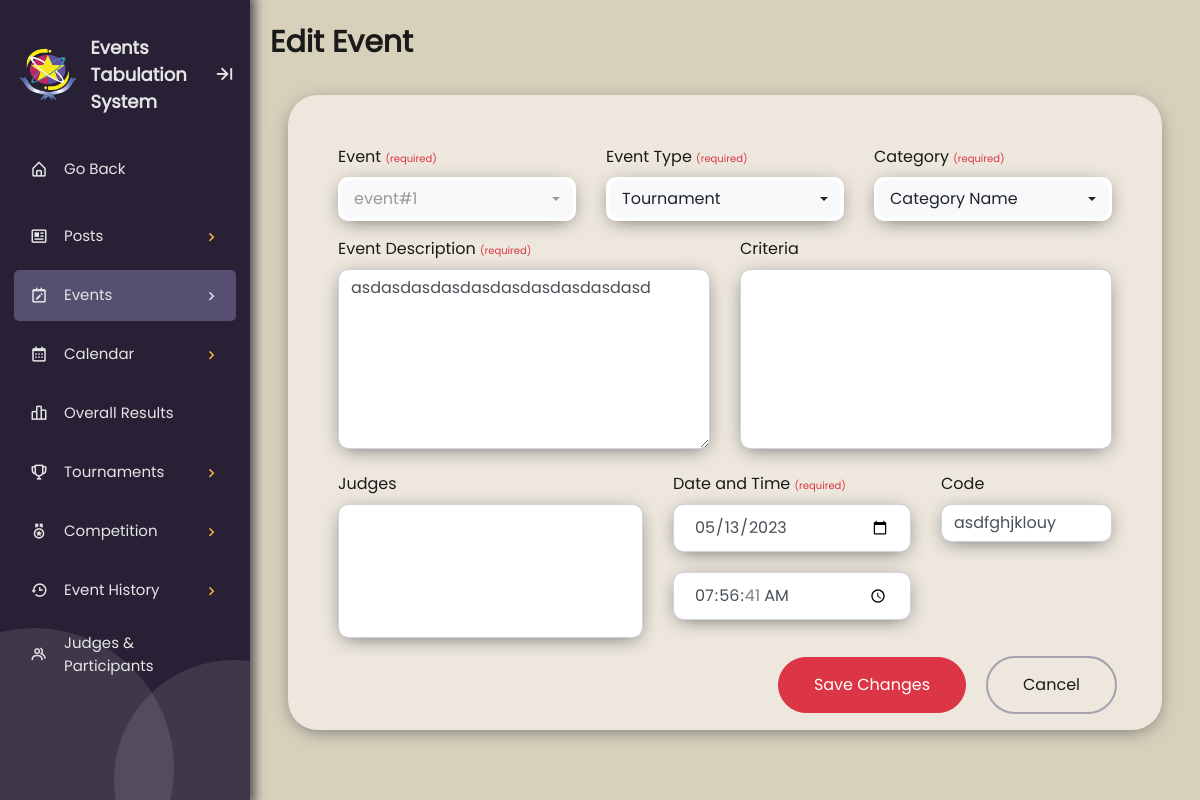
Page /EVE-admin-edit-event.php?eec=asdfghjklouy (signed in) on the committed database.
### tables this page shows
CREATE TABLE `listofeventtb` (
  `event_id` int(11) NOT NULL,
  `event_name` varchar(30) NOT NULL,
  `event_type` varchar(30) NOT NULL,
  `category_name` varchar(30) NOT NULL,
  `event_description` text NOT NULL,
  `event_code` varchar(12) NOT NULL,
  `event_date` date NOT NULL,
  `event_time` time NOT NULL
);

### php/EVE-admin-edit-event.php (called while the page is built, shortened)
<?php
    $dbname=mysqli_connect("localhost","root","","pupets");
    if(isset($_GET['eec'])){
        $code = $_GET['eec'];
        $get_event = mysqli_query($dbname,"SELECT * FROM listofeventtb WHERE event_code = '$code';");
        $edit_event_row = mysqli_fetch_array($get_event);
    }
?>

### EVE-admin-edit-event.php (the view, shortened to what this page needs)
<?php
  include './php/EVE-admin-edit-event.php';
?>
<!DOCTYPE html>
<html lang="en">
  <head>
    <link rel="stylesheet" href="./css/theme-mode.css">
    <link rel="stylesheet" href="./css/boxicons.css">
    <link rel="stylesheet" href="./css/responsive.css">
    <link rel="stylesheet" href="./css/sidebar-style.css">
    <link rel="stylesheet" href="./css/EVE-admin-bootstrap-select.min.css">
    <link rel="stylesheet" href="./css/EVE-admin-bootstrap4.min.css">
    <link rel="stylesheet" href="./css/EVE-admin-list-of-events.css">
    <link rel="stylesheet" href="./css/EVE-admin-confirmation.css">
  </head>
  <body>
    <div class="sidebar open box-shadow">
      <div class="bottom-design">
        <div class="design1"></div>
        <div class="design2"></div>
      </div>
      <div class="logo_details">
        <img src="./pictures/logo.png" alt="student council logo" class="icon logo">
        <div class="logo_name">Events Tabulation System</div>
        <i class="bx bx-arrow-to-right" id="btn"></i>
      </div>
      <div class="wrapper">
        <li class="nav-item top">
          <a href="index.php">
            <i class="bx bx-home-alt"></i>
            <span class="link_name">Go Back</span>
          </a>
        </li>
        <div class="sidebar-content-container">
          <ul class="nav-list">
            <li class="nav-item">
              <a href="#posts" class="menu_btn">
                <i class="bx bx-news"><i class="dropdown_icon bx bx-chevron-down"></i></i>
                <span class="link_name">Posts
                  <i class="change-icon dropdown_icon bx bx-chevron-right"></i>
                </span>
              </a>
            </li>
            <li class="nav-item">
              <a href="#event_menu" class="menu_btn active">
                <i class="bx bx-calendar-edit"><i class="dropdown_icon bx bx-chevron-down"></i></i>
                <span class="link_name">Events
                  <i class="change-icon dropdown_icon bx bx-chevron-right"></i>
                </span>
              </a>
            </li>
            <li class="nav-item">
              <a href="#" class="menu_btn">
                <i class="bx bx-calendar"><i class="dropdown_icon bx bx-chevron-down"></i></i>
                <span class="link_name">Calendar
                  <i class="change-icon dropdown_icon bx bx-chevron-right"></i>
                </span>
              </a>
            </li>
            <li class="nav-item">
              <a href="BAR-admin.php">
                <i class='bx bx-bar-chart-alt-2'></i>
                <span class="link_name">Overall Results</span>
              </a>
            </li>
            <li class="nav-item">
              <a href="#tournaments" class="menu_btn">
                <i class="bx bx-trophy"><i class="dropdown_icon bx bx-chevron-down"></i></i>
                <span class="link_name">Tournaments
                  <i class="change-icon dropdown_icon bx bx-chevron-right"></i>
                </span>
              </a>
            </li>
            <li class="nav-item">
              <a href="#competition" class="menu_btn">
                <i class="bx bx-medal"><i class="dropdown_icon bx bx-chevron-down"></i></i>
                <span class="link_name">Competition
                  <i class="change-icon dropdown_icon bx bx-chevron-right"></i>
                </span>
              </a>
            </li>
            <li class="nav-item">
              <a href="#event_history" class="menu_btn">
                <i class="bx bx-history"><i class="dropdown_icon bx bx-chevron-down"></i></i>
                <span class="link_name">Event History
                  <i class="change-icon dropdown_icon bx bx-chevron-right"></i>
                </span>
              </a>
            </li>
            <li class="nav-item">
              <a href="P&J-admin-formPJ.php">
                <i class="bx bx-group"></i>
                <span class="link_name">Judges & <br> Participants</span>
              </a>
            </li>
          </ul>
        </div>
      </div>
    </div>
    <section class="home-section">
      <div class="d-flex justify-content-between align-items-center pr-4">
        <div class="header">Edit Event</div>
      </div>
      <div class="container-fluid d-flex row justify-content-center align-items-start m-0" id="event-wrapper">
        <div class="justify-content-center align-items-start content-box-shadow" id="add-event-container">
          <form id="add-event-form" action="" method="POST" role="form">
            <div class="row flex-column flex-md-row">
              <div class="form-group col-md-4">
                  <label for="select-event-name" class="form-label fw-bold">Event <span class="req">(required)</span></label>
              </div>
              <div class="form-group col-md-4">
                  <label for="select-event-type" class="form-label fw-bold">Event Type <span class="req">(required)</span></label>
              </div>
              <div class="form-group col-md-4">
                <label for="select-category-name" class="form-label fw-bold">Category <span class="req">(required)</span></label>
            </div>
          </div>
          <div class="row flex-column flex-md-row">
            <div class="form-group col-md-6">
                <label for="event-description" class="form-label fw-bold">Event Description <span class="req">(required)</span></label>
                <textarea id="event-description" name="event-description" class="form-control second-layer" placeholder="Type Description Here" minlength="10" maxlength="255" required><?php echo $edit_event_row[4] ?></textarea>
            </div>
            <div class="form-group col-md-6">
                <label class="form-label fw-bold">Criteria</label>
                <div class="form-control second-layer" id="criteria"></div>
            </div>
          </div>
          <div class="row flex-column flex-md-row">
            <div class="form-group col-md-5">
                <label class="form-label fw-bold">Judges</label>
                <div id="event-judges" class="form-control judges-container"></div>
            </div>
            <div class="form-group col-md-4">
                <label class="form-label fw-bold">Date and Time <span class="req">(required)</span></label>
                <input type="date" class="form-control date" id="date" max="" min="" name="date" value="<?php echo $edit_event_row[6] ?>">
                <input type="time" class="form-control mt-2" id="time" name="time" value="<?php echo $edit_event_row[7] ?>">
            </div>
            <div class="form-group col-md-3">
              <label class="form-label fw-bold">Code</label>
              <div class="form-control" id="display-code"><?php echo $edit_event_row[5]?></div>
            </div>
          </div>
          <div class="row flex-column flex-md-row d-flex justify-content-end align-items-center">
            <a href="EVE-admin-list-of-events.php?event successfully saved"><button type="submit" class="btn btn-danger" id="save-btn" name="save-btn">Save Changes</button></a>
            <a class="btn" id="cancel-btn" onclick="show()">Cancel</a>
          </div>
          </form>
        </div>
      </div>
    </section>
  </body>
</html>

### css/theme-mode.css (style rules this page uses)
:root[data-theme="light"] { --color-sidebar-bg:#282135; --color-sidebar-text: #e5e5e5; --color-sidebar-active: #635B81CC; --color-sidebar-subactive: #635B8180; --color-sidebar-hover: #635B8180; --color-sidebar-sublist-1: #FF605C; --color-sidebar-sublist-2: #00CA4E; --color-sidebar-sublist-3: #FFB546; --color-sidebar-sublist-4: #9747FF; --color-sidebar-chevron-icon: #FFB546; --color-shadow: #555; --color-body: #D7D1BC; --color-content-text: #1a1a1a; --color-content-line: #635B8180; --color-content-card: #EDE7DD; --color-search-show: #FF605C; --color-content-button: #EDE7DD; --color-content-button-line: #635B81; --color-acap: #9747FF; --color-aeces: #A84444; --color-elite: #DF851B; --color-give: #73A9CC; --color-jehra: #D3B692; --color-jmap: #FFBD44; --color-jpia: #CF1659; --color-piie: #16BA9D; --color-red: #A84444; --color-yellow: #FFB546; --color-green: #7FC76D; }

### css/EVE-admin-list-of-events.css (style rules this page uses)
html { overflow-y: scroll; overflow-x: hidden; }
#event-wrapper { height: 100%; }
#add-event-container { width: 95%; height: 635px; background-color: var(--color-content-card); border-radius: 30px; margin: 10px 0 10px 0; padding: 50px; display: flex; }
#add-event-form { width: 100%; }
#add-event-form label { color: var(--color-content-text); }
.second-layer { height: 180px; }
.judges-container { height: 134px; }
#add-event-form #save-btn, #add-event-form #cancel-btn, .data-group #event-done-btn, .data-group #event-edit-btn { border-radius: 50px; padding: 15px 35px 15px 35px; margin: 0px 10px 0px 10px; }
#cancel-btn, #event-done-btn { border: 2px solid var(--color-content-line); color: var(--color-content-text); background-color: transparent; }
.bootstrap-select, #event-description { display: inline-flex!important; border-radius: 10px!important; box-shadow: 0 4px 20px -6px var(--color-shadow); }
#add-event-container form input, #add-event-container form #criteria, #add-event-container form #event-judges, #add-event-container form #no-code, #add-event-container form #display-code { border-radius: 10px!important; box-shadow: 0 4px 20px -6px var(--color-shadow); }
.req { font-size: 10px; color: #dc3545; }

### css/EVE-admin-confirmation.css (style rules this page uses)
.btn { display: flex; align-items: center; justify-content: center; margin: 3px 3px; }
a { text-decoration: none!important; }
a.btn { padding: 15px 35px 15px 35px; }

### rows in the picture
listofeventtb: event-description "asdasdasdasdasdasdasdasdasdasd", date "05/13/2023", time "07:56:41", event_code "asdfghjklouy"
